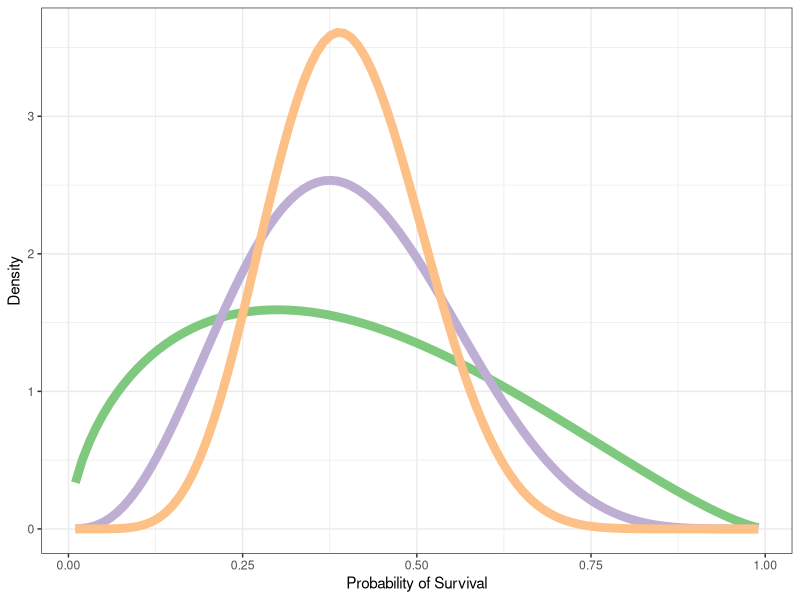
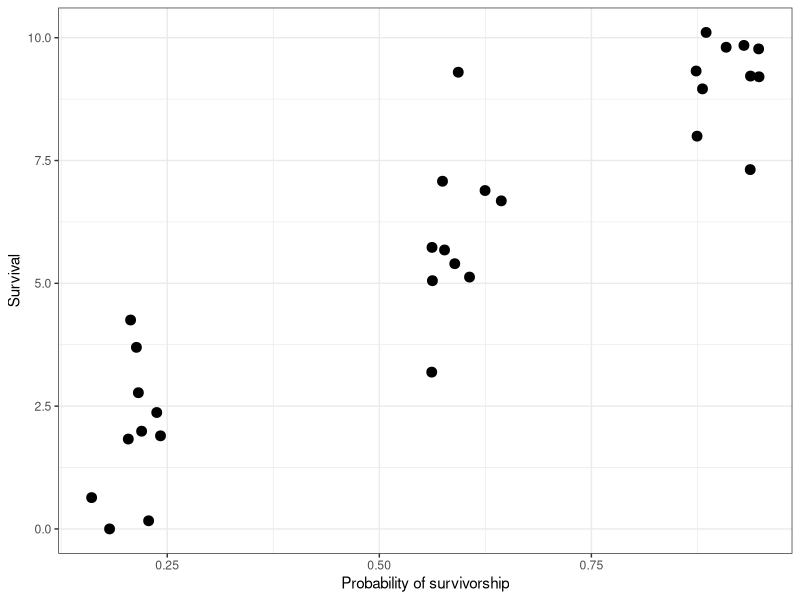
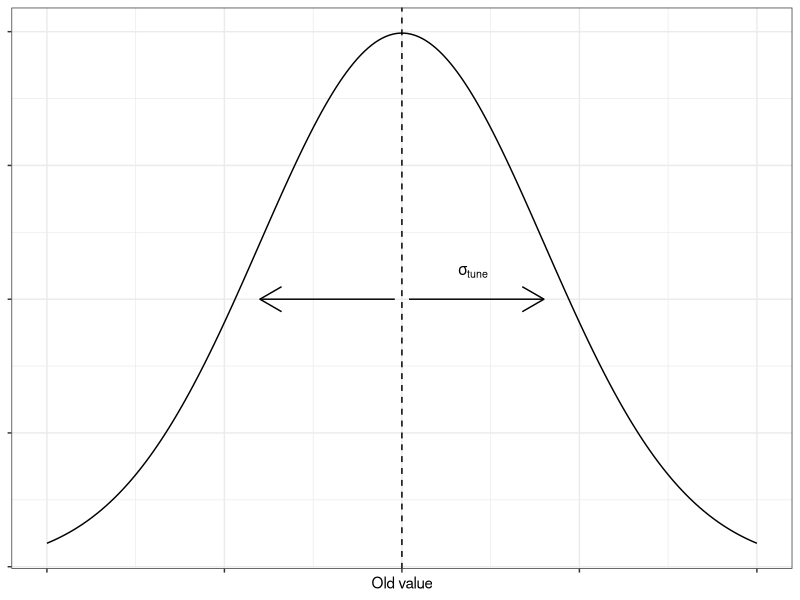
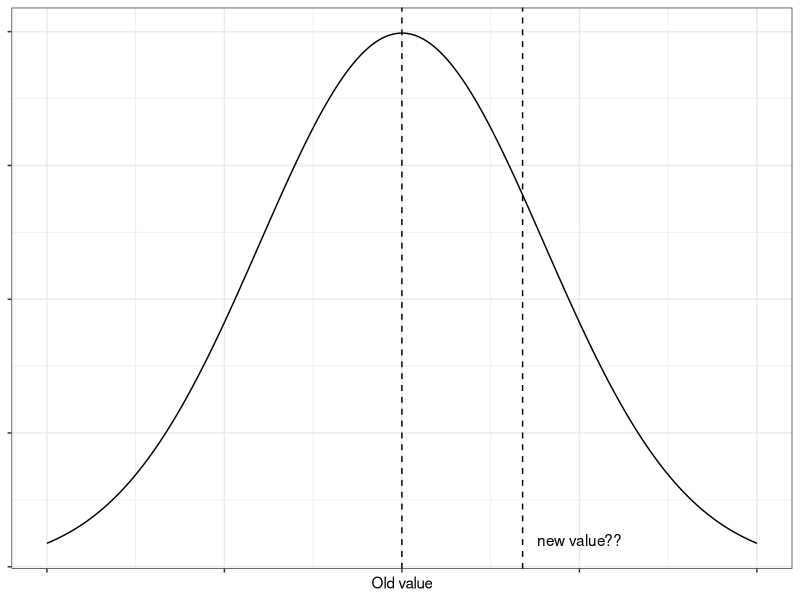

These figures' R source, in order:
## ---- chunk 1
suppressPackageStartupMessages(library(tidyverse))

betacurve <- function(x, phi) dbeta(x, .4*phi, (1-.4)*phi)

tibble(x = seq(from = 0.01, to = 0.99, length.out = 100),
       y1 = betacurve(x, 4),
       y2 = betacurve(x, 10),
       y3 = betacurve(x, 20)) %>% 
  pivot_longer(-x) %>% 
  ggplot(aes(x = x, y = value, colour = name)) +
  guides(color = FALSE) + 
  geom_line(lwd = 3) + 
  theme_bw()+
  scale_color_brewer(type = "qual") + 
  labs(x = "Probability of Survival",
       y = "Density")
## ---- chunk 2
tibble(p = rep(c(.2, .6, .9), each = 10),
       survived = rbinom(30, 10, prob = p)) %>% 
  ggplot(aes(x = p, y = survived)) + geom_point(position = position_jitter(width = .05), size = 3) + 
  theme_bw() + 
  labs(x = "Probability of survivorship", y = "Survival")
  
## ---- chunk 3
set.seed(1859)
x_obs <- rbinom(10, 6, 0.6)
x_obs
## ---- chunk 4
set.seed(1859)
x_obs <- rbinom(10, 6, 0.6)
x_obs
## ---- chunk 5
ps <- rbeta(200, 0.3 * 5 + sum(x_obs),
            0.7 * 5 + sum(6 - x_obs))
ys <- rbinom(200, size = 6, prob = ps)

## ---- chunk 6
suppressPackageStartupMessages(library(tidyverse))
tibble(x = seq(0, 10, length.out = 200),
       y = dnorm(x, mean = 5, sd = 2)) %>% 
  ggplot(aes(x, y)) + geom_line() + 
  theme_bw() + 
  theme(axis.text = element_blank())+
  geom_vline(xintercept = 5, lty = 2) + 
  labs(y = NULL, x = "Old value") +
  annotate("segment", x = 5.1, xend = 7, y = .1, yend = .1, arrow = arrow()) + 
  annotate("segment", x = 4.9, xend = 3, y = .1, yend = .1, arrow = arrow()) + 
  annotate("text", x = 6, y = .11, label = "sigma[tune]", parse = TRUE)
## ---- chunk 7
tibble(x = seq(0, 10, length.out = 200),
       y = dnorm(x, mean = 5, sd = 2)) %>% 
  ggplot(aes(x, y)) + geom_line() + 
  theme_bw() + 
  theme(axis.text = element_blank())+
  geom_vline(xintercept = 5, lty = 2) + 
  labs(y = NULL, x = "Old value") +
  geom_vline(xintercept = 6.7, lty = 2) + 
  annotate("text", y = 0.01, x = 7.5, label = "new value??")
## ---- chunk 8
set.seed(1859)
xs <- rpois(5, 27)
xs
